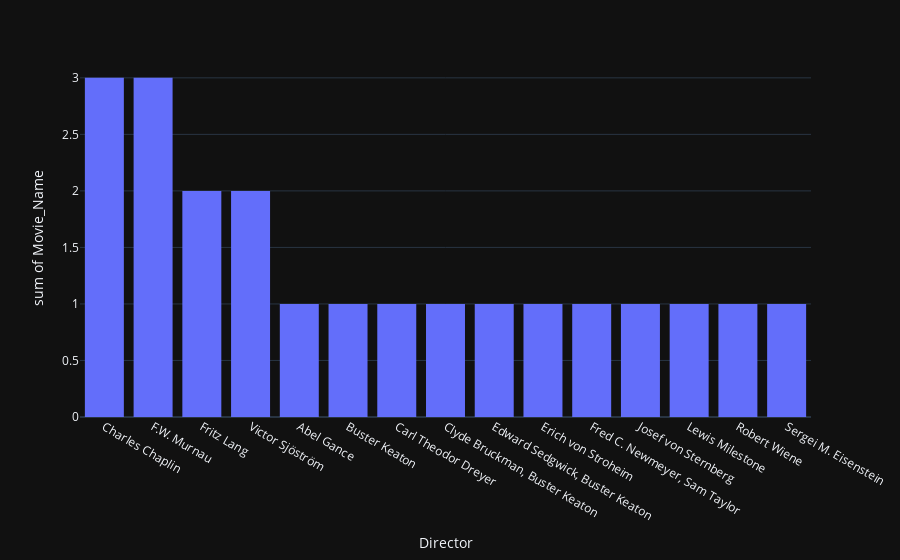

The notebook cell saved with this chart:
### Code cell
px.histogram( data_frame = dfv, x = 'Director', y='Movie_Name' , template='plotly_dark')

### Figure 1 — Plotly figure (JSON) as saved in the notebook; plotly's stock layout.template omitted (floating-point values rounded to 4 significant figures)
{"data": [{"alignmentgroup": "True", "bingroup": "x", "histfunc": "sum", "hovertemplate": "Director=%{x}<br>sum of Movie_Name=%{y}<extra></extra>", "legendgroup": "", "marker": {"color": "#636efa", "pattern": {"shape": ""}}, "name": "", "offsetgroup": "", "orientation": "v", "showlegend": false, "type": "histogram", "x": ["Charles Chaplin", "F.W. Murnau", "Fritz Lang", "Victor Sjöström", "Abel Gance", "Buster Keaton", "Carl Theodor Dreyer", "Clyde Bruckman, Buster Keaton", "Edward Sedgwick, Buster Keaton", "Erich von Stroheim", "Fred C. Newmeyer, Sam Taylor", "Josef von Sternberg", "Lewis Milestone", "Robert Wiene", "Sergei M. Eisenstein"], "xaxis": "x", "y": [3, 3, 2, 2, 1, 1, 1, 1, 1, 1, 1, 1, 1, 1, 1], "yaxis": "y"}], "layout": {"barmode": "relative", "legend": {"tracegroupgap": 0}, "margin": {"t": 60}, "xaxis": {"anchor": "y", "domain": [0, 1], "title": {"text": "Director"}}, "yaxis": {"anchor": "x", "domain": [0, 1], "title": {"text": "sum of Movie_Name"}}}}
